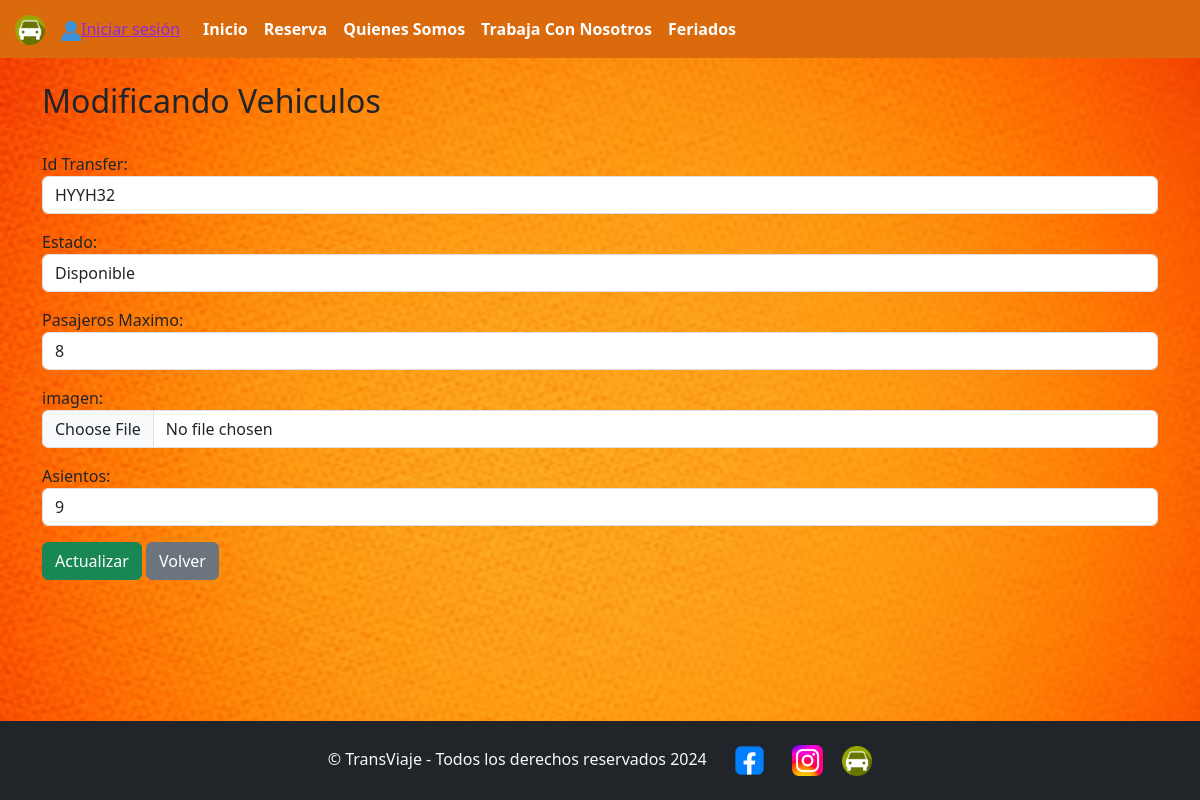
The page /inicio/modificar/HYYH32/ on the database its author committed.
### biblioteca/models.py (models this page shows, shortened)
class Galon(models.Model):
    idGalon = models.CharField(primary_key=True, max_length=10, verbose_name='IdGalon')
    kg=models.IntegerField(blank=True, null=True, verbose_name="kg")
    marca = models.ForeignKey ('marca', on_delete=models.CASCADE, verbose_name='marca')
    cantidad=models.IntegerField(blank=True, null=True, verbose_name="Cantidad")
    imagen = models.ImageField(upload_to="imagenes", null=True, verbose_name='Imagen')
    precio=models.IntegerField(blank=True, null=True, verbose_name="Precio")

### biblioteca/views.py (the view)
# urls.py: path('modificar/<id>/', views.modificar, name="modificar"),
def modificar(request, id):
    galon = Galon.objects.get(idGalon=id)
    if request.method == 'POST':
        form = GalonesForms(request.POST, request.FILES, instance=galon)
        if form.is_valid():
            form.save()
            return redirect('productos')
    else:
        form = GalonesForms(instance=galon)
    datos = {
        'forModificar': form,
        'galon': galon
    }
    return render(request, 'modificar.html', datos)

### biblioteca/context_processor.py (called while the page is built, shortened)
def total_carrito(request):
    total = 0
    return {'total_carrito':int(total)}

### biblioteca/models.py (called while the page is built)
    def __str__(self):
        return self.nombreMarca

### biblioteca/templates/modificar.html (shortened to what this page needs)
{% load static %}
<!DOCTYPE html>
<html lang="en">
<head>
    <link rel="stylesheet" href="{% static 'css/misEstilos.css' %}">
    <link href="https://cdn.jsdelivr.net/npm/bootstrap@5.3.3/dist/css/bootstrap.min.css" rel="stylesheet">
</head>
<body>
    <nav class="navbar navbar-expand-sm navbar-light bg-light, menu">
          <a href="{% url 'inicio' %}" class="navbar-brand">
            <img src="{% static 'img/icono transfer.webp' %}" width="30px" height="30px" style="margin-left: 15px;">
          </a>
          <div class="collapse navbar-collapse" id="opciones">
            <div>
              {% if user.is_authenticated %}
                      <a href="#" style="color:blueviolet; font-size: 12px; justify-content: right;">Bienvenid@ {{user.username}}</a>
                      <a href="{% url 'cerrar' %}" id="userBookStop">
                          <img src="{% static 'img/user-vector-icon.png' %}" alt="NO DATA FOUND" width="20px">Cerrar sesión
                      </a>
              {% else %}
                  <a href="{% url 'login' %}" id="userBookSto" style="color:blueviolet; text-align:  right;">
                      <img src="{% static 'img/user-vector-icon.png' %}" alt="NO DATA FOUND" width="20px">Iniciar sesión
                  </a>
              {% endif %}
          </div>
          <div class="collapse navbar-collapse" id="opciones">
            <ul class="navbar-nav" style="margin-left: 15px;">
              <li class="nav-item">
                <a class="nav-link" href="{% url 'inicio' %}">Inicio</a>
              </li>
              <li class="nav-item">
                <a class="nav-link" href="{% url 'tienda' %}">Reserva</a>
              </li>
            <li class="nav-item">
              <a class="nav-link" href="{% url 'quienesSomos' %}">Quienes Somos</a>
            </li>
              <li class="nav-item">
                <a class="nav-link" href="{% url 'trabajaConNosotros' %}">Trabaja Con Nosotros</a>
              </li>
              <li class="nav-item">
                <a class="nav-link" href="{% url 'disponibilidad' %}">Feriados</a>
              </li>
            </ul>
          </div>
    </nav>
    <main class="container mt-4">
        <h2>Modificando Vehiculos</h2>
        <br>
        <form action="{% url 'modificar' galon.idGalon %}" method="POST" enctype="multipart/form-data" id="formulario">
            <div class="mb-3">
                <label for="Id Transfer">Id Transfer: </label>
                {{ forModificar.idGalon }}
            </div>
            <div class="mb-3">
                <label for="marca">Estado: </label>
                {{ forModificar.marca }}
            </div>
            <div class="mb-3">
                <label for="cantidad">Pasajeros Maximo: </label>
                {{ forModificar.cantidad }}
            </div>
            <div class="mb-3">
                {{ forModificar.imagen.label_tag }}
                {{ forModificar.imagen }}
            </div>
            <div class="mb-3">
                <label for="kg">Asientos: </label>
                {{ forModificar.kg }}
            </div>
            <button type="submit" class="btn btn-success">Actualizar</button>
            <a href="{% url 'productos' %}" class="btn btn-secondary">Volver</a>
        </form>
    </main>
    <footer class="footer bg-dark text-light text-center py-3 fixed-bottom">
        <div class="container">
            <span> &copy; TransViaje - Todos los derechos reservados 2024</span>
            <a href="https://www.facebook.com/jano.gas.1/?locale=es_LA" class="RedesSociales">
              <img src="{% static 'img/feibukk.webp' %}" width="47px" height="47px" style="margin-left: 15px;">
            </a>
            <a href="https://www.instagram.com/jano_gas?igsh=MWUxNHcxMTV5c2h1ZQ%3D%3D" class="RedesSociales">
              <img src="{% static 'img/instagraaaam.png' %}" width="31px" height="31px" style="margin-left: 15px;">
            </a>
            <a href="index.html" class="RedesSociales">
              <img src="{% static 'img/icono transfer.webp' %}" width="30px" height="30px" style="margin-left: 15px;">
            </a>
        </div>
      </footer>
</body>
</html>
</body>
</html>

### biblioteca/static/css/misEstilos.css (style rules this page uses)
body { background-image: url("../img/Fondo\ naranjo.avif"); background-size: cover; }
.menu { background-color:rgb(219, 106, 13); }
.navbar-nav .nav-link { color: rgb(255, 255, 255); font-weight: bolder; }
.footer { max-width: 100%; padding: 20px 0; }
.RedesSociales { text-decoration: none; }

### rows shown on the page
Galon: idGalon "HYYH32", marca "Disponible", cantidad "8", kg "9"

### other values the page prints
{{ forModificar.imagen.label_tag }} "imagen:"
